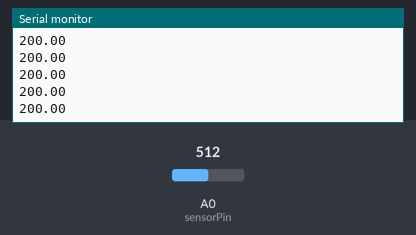
Simulated run of this sketch. Board: Arduino Uno, built with avr-gcc and run on an emulated ATmega328P. Shown: the last lines printed to the serial monitor. The inputs (shaded band) are chosen by the test bench; at power-on: A0 (sensorPin) = 512.

Above: at 1.2 s.
1.3 s: A0 (sensorPin) set to 716
At 1.31 s:
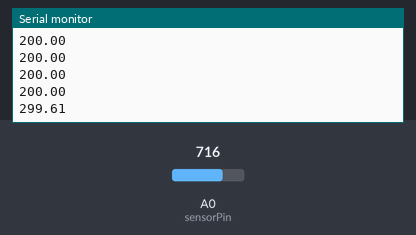
2.8 s: A0 (sensorPin) set to 900
At 2.82 s:
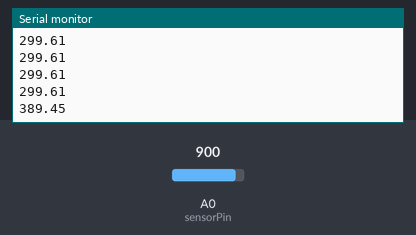
Timing chart, 0 to 5.8 s (numbered marks = the images above; inputs shaded):
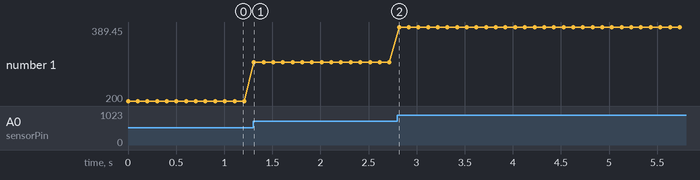

Measured:
- after the input at 1.3 s, the serial monitor: prints a new line at once (image 1)
- after the input at 2.8 s, the serial monitor: prints a new line at once (image 2)
- plotted number 1: 200 → 299.61 after the input at 1.3 s, 299.61 → 389.45 after the input at 2.8 s

The sketch:

TMP36.ino
```cpp
#define sensorPin A0

void setup() {
 Serial.begin(9600);
 }

 void loop() {
 int reading = analogRead(sensorPin);

 float voltage = reading * (5.0 / 1024.0);

 float temperature = (voltage - 0.5) * 100;

 Serial.println(temperature);
 delay(100);
 }
```
